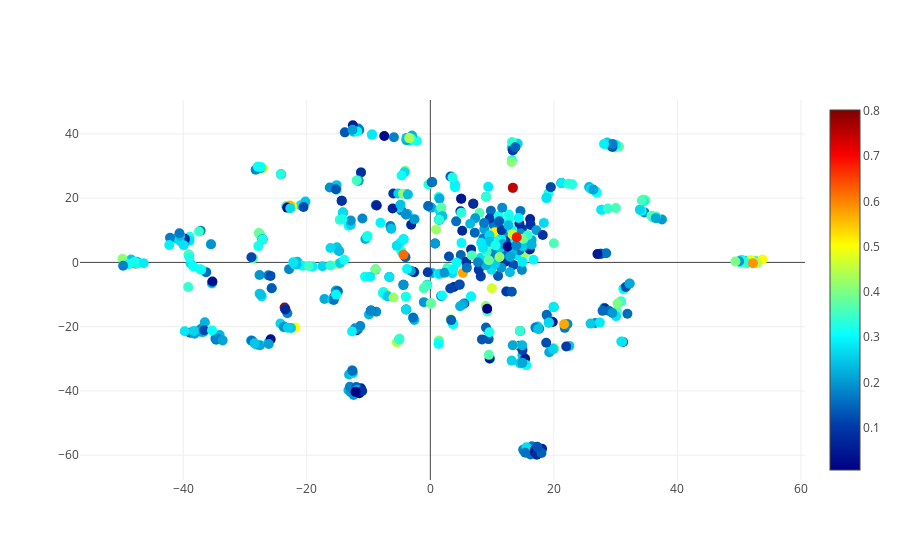

The code cell stored with this chart in its notebook:
### Code cell
from plotly import __version__
from plotly.offline import download_plotlyjs, init_notebook_mode, plot, iplot
#import plotly.plotly as py
import plotly.graph_objs as go

# Create random data with numpy
import numpy as np
init_notebook_mode(connected=True)
N = 1000
random_x = result2[:,0]
random_y = result2[:,1]

# Create a trace
trace = go.Scatter(
    x = random_x,
    y = random_y,
    mode = 'markers',
    text = df.keywords.apply(lambda x : "-".join(x)),
    marker = dict(
        size = 10,
        color = df.toxicity,
        colorscale='Jet',
        showscale=True,
        line = dict(
            width = 0,
        )
    )
)

layout = go.Layout(
    autosize=False,
    width=500,
    height=500
)

data = [trace]

# Plot and embed in ipython notebook!
iplot(data, filename='basic-scatter', image_width=800, image_height=1000)

# or plot with: plot_url = py.plot(data, filename='basic-line')
#pribar incluir la sección en el vector de keywords?

### Figure 1 — Plotly figure (JSON) as saved in the notebook; plotly's stock layout.template omitted (floating-point values rounded to 4 significant figures; data arrays with more than 128 entries replaced by an {"elided": "..."} marker saying what was removed)
{"data": [{"marker": {"color": {"elided": "578 float values"}, "colorscale": "Jet", "line": {"width": 0}, "showscale": true, "size": 10}, "mode": "markers", "text": {"elided": "578 str values"}, "type": "scatter", "uid": "bb04ce50-da0c-11e8-9808-c417feb9f97a", "x": {"elided": "578 float values"}, "y": {"elided": "578 float values"}}], "layout": {}}
